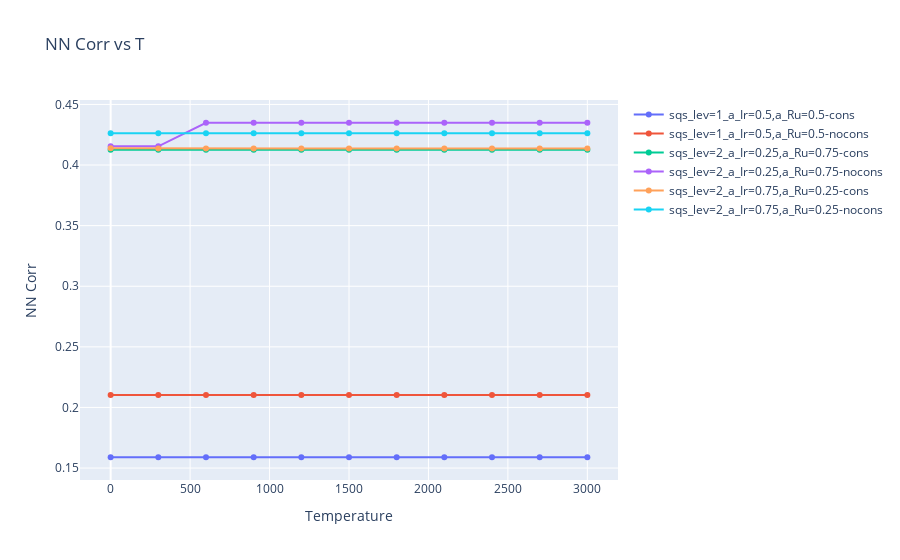

Notebook source saved alongside this figure:
### Code cell
fig = go.Figure()

for name, df in results.items():
    fig.add_trace(go.Scatter(x=df['temperature'],
                             y=df['corr 2'],
                             mode='markers+lines',
                             name=f'{name}'
                            )
                 )

fig.update_layout(
    title="NN Corr vs T",
    xaxis_title="Temperature",
    yaxis_title="NN Corr",
    #template='presentation'
)
#fig.update_traces(texttemplate='%{text:.2s}', textposition='top center')
# fig.update_layout(legend=dict(
#     yanchor="bottom",
#     y=0.01,
#     xanchor="right",
#     x=0.99
# ))
#fig.update_yaxes(range=[-1, 1])
fig.show()

### Figure 1 — Plotly figure (JSON) as saved in the notebook; plotly's stock layout.template omitted (floating-point values rounded to 4 significant figures)
{"data": [{"mode": "markers+lines", "name": "sqs_lev=1_a_Ir=0.5,a_Ru=0.5-cons", "type": "scatter", "x": [0, 300, 600, 900, 1200, 1500, 1800, 2100, 2400, 2700, 3000], "y": [0.1589, 0.1589, 0.1589, 0.1589, 0.1589, 0.1589, 0.1589, 0.1589, 0.1589, 0.1589, 0.1589]}, {"mode": "markers+lines", "name": "sqs_lev=1_a_Ir=0.5,a_Ru=0.5-nocons", "type": "scatter", "x": [0, 300, 600, 900, 1200, 1500, 1800, 2100, 2400, 2700, 3000], "y": [0.2102, 0.2102, 0.2102, 0.2102, 0.2102, 0.2102, 0.2102, 0.2102, 0.2102, 0.2102, 0.2102]}, {"mode": "markers+lines", "name": "sqs_lev=2_a_Ir=0.25,a_Ru=0.75-cons", "type": "scatter", "x": [0, 300, 600, 900, 1200, 1500, 1800, 2100, 2400, 2700, 3000], "y": [0.4127, 0.4127, 0.4127, 0.4127, 0.4127, 0.4127, 0.4127, 0.4127, 0.4127, 0.4127, 0.4127]}, {"mode": "markers+lines", "name": "sqs_lev=2_a_Ir=0.25,a_Ru=0.75-nocons", "type": "scatter", "x": [0, 300, 600, 900, 1200, 1500, 1800, 2100, 2400, 2700, 3000], "y": [0.4155, 0.4155, 0.4349, 0.4349, 0.4349, 0.4349, 0.4349, 0.4349, 0.4349, 0.4349, 0.4349]}, {"mode": "markers+lines", "name": "sqs_lev=2_a_Ir=0.75,a_Ru=0.25-cons", "type": "scatter", "x": [0, 300, 600, 900, 1200, 1500, 1800, 2100, 2400, 2700, 3000], "y": [0.4138, 0.4136, 0.4136, 0.4136, 0.4136, 0.4136, 0.4136, 0.4136, 0.4136, 0.4136, 0.4136]}, {"mode": "markers+lines", "name": "sqs_lev=2_a_Ir=0.75,a_Ru=0.25-nocons", "type": "scatter", "x": [0, 300, 600, 900, 1200, 1500, 1800, 2100, 2400, 2700, 3000], "y": [0.4262, 0.4262, 0.4262, 0.4262, 0.4262, 0.4262, 0.4262, 0.4262, 0.4262, 0.4262, 0.4262]}], "layout": {"autosize": true, "title": {"text": "NN Corr vs T"}, "xaxis": {"autorange": true, "range": [-194.1, 3194.0], "title": {"text": "Temperature"}, "type": "linear"}, "yaxis": {"autorange": true, "range": [0.1361, 0.4577], "title": {"text": "NN Corr"}, "type": "linear"}}}
